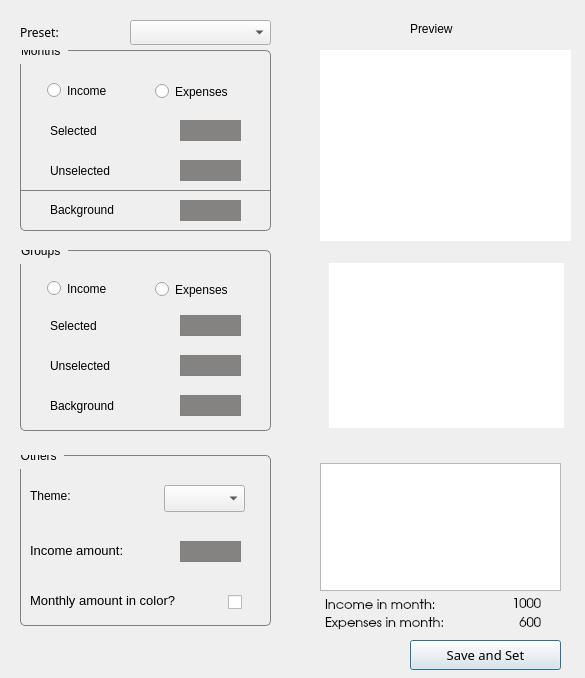
<?xml version="1.0" encoding="UTF-8"?>
<ui version="4.0">
 <class>ThemeColorsDialog</class>
 <widget class="QDialog" name="ThemeColorsDialog">
  <property name="geometry">
   <rect>
    <x>0</x>
    <y>0</y>
    <width>585</width>
    <height>678</height>
   </rect>
  </property>
  <property name="windowTitle">
   <string>Dialog</string>
  </property>
  <property name="styleSheet">
   <string notr="true"/>
  </property>
  <widget class="GroupPieChartColorWidget" name="widget" native="true">
   <property name="geometry">
    <rect>
     <x>329</x>
     <y>263</y>
     <width>235</width>
     <height>165</height>
    </rect>
   </property>
   <property name="styleSheet">
    <string notr="true">background-color: rgb(255, 255, 255);</string>
   </property>
  </widget>
  <widget class="MonthBarChartColorWidget" name="widget_2" native="true">
   <property name="geometry">
    <rect>
     <x>320</x>
     <y>50</y>
     <width>251</width>
     <height>191</height>
    </rect>
   </property>
   <property name="styleSheet">
    <string notr="true">background-color: rgb(255, 255, 255);</string>
   </property>
  </widget>
  <widget class="QLabel" name="labelTextPreset">
   <property name="geometry">
    <rect>
     <x>20</x>
     <y>20</y>
     <width>111</width>
     <height>24</height>
    </rect>
   </property>
   <property name="font">
    <font>
     <family>Noto Sans</family>
    </font>
   </property>
   <property name="text">
    <string>Preset:</string>
   </property>
  </widget>
  <widget class="QComboBox" name="comboBox">
   <property name="geometry">
    <rect>
     <x>130</x>
     <y>20</y>
     <width>141</width>
     <height>25</height>
    </rect>
   </property>
   <property name="font">
    <font>
     <family>Noto Sans</family>
    </font>
   </property>
  </widget>
  <widget class="QGroupBox" name="groupBoxPie">
   <property name="geometry">
    <rect>
     <x>20</x>
     <y>250</y>
     <width>251</width>
     <height>181</height>
    </rect>
   </property>
   <property name="styleSheet">
    <string notr="true">QGroupBox::title{
        padding: 1 -1px;
        padding-top: -12px;
    }

QGroupBox{
	border: 1px solid gray;
	border-radius : 5px;
   margin-top: 0.5em; 
}</string>
   </property>
   <property name="title">
    <string>Groups  </string>
   </property>
   <widget class="QLabel" name="labelTextGroupSelected">
    <property name="geometry">
     <rect>
      <x>30</x>
      <y>65</y>
      <width>111</width>
      <height>21</height>
     </rect>
    </property>
    <property name="text">
     <string>Selected</string>
    </property>
   </widget>
   <widget class="QRadioButton" name="radioGroupIncome">
    <property name="geometry">
     <rect>
      <x>27</x>
      <y>28</y>
      <width>94</width>
      <height>21</height>
     </rect>
    </property>
    <property name="text">
     <string>Income</string>
    </property>
   </widget>
   <widget class="QRadioButton" name="radioGroupOutcome">
    <property name="geometry">
     <rect>
      <x>135</x>
      <y>28</y>
      <width>101</width>
      <height>23</height>
     </rect>
    </property>
    <property name="text">
     <string>Expenses</string>
    </property>
   </widget>
   <widget class="QLabel" name="labelTextGroupUnselected">
    <property name="geometry">
     <rect>
      <x>30</x>
      <y>105</y>
      <width>111</width>
      <height>21</height>
     </rect>
    </property>
    <property name="text">
     <string>Unselected</string>
    </property>
   </widget>
   <widget class="QLabel" name="label_ColorGroupBackground">
    <property name="geometry">
     <rect>
      <x>160</x>
      <y>145</y>
      <width>61</width>
      <height>21</height>
     </rect>
    </property>
    <property name="styleSheet">
     <string notr="true">background-color: rgb(133, 130, 130);
border: 1px solid gray;</string>
    </property>
    <property name="text">
     <string/>
    </property>
   </widget>
   <widget class="QLabel" name="labelTextGroupBackground">
    <property name="geometry">
     <rect>
      <x>30</x>
      <y>145</y>
      <width>111</width>
      <height>21</height>
     </rect>
    </property>
    <property name="text">
     <string>Background</string>
    </property>
   </widget>
   <widget class="QLabel" name="label_ColorGroupSelected">
    <property name="geometry">
     <rect>
      <x>160</x>
      <y>65</y>
      <width>61</width>
      <height>21</height>
     </rect>
    </property>
    <property name="styleSheet">
     <string notr="true">background-color: rgb(133, 130, 130);
border: 1px solid gray;</string>
    </property>
    <property name="text">
     <string/>
    </property>
   </widget>
   <widget class="QLabel" name="label_ColorGroupUnselected">
    <property name="geometry">
     <rect>
      <x>160</x>
      <y>105</y>
      <width>61</width>
      <height>21</height>
     </rect>
    </property>
    <property name="styleSheet">
     <string notr="true">background-color: rgb(133, 130, 130);
border: 1px solid gray;</string>
    </property>
    <property name="text">
     <string/>
    </property>
   </widget>
  </widget>
  <widget class="QGroupBox" name="groupBoxBar">
   <property name="geometry">
    <rect>
     <x>20</x>
     <y>50</y>
     <width>251</width>
     <height>181</height>
    </rect>
   </property>
   <property name="styleSheet">
    <string notr="true">QGroupBox::title{
        padding: 1 -1px;
        padding-top: -12px;
    }

QGroupBox{
	border: 1px solid gray;
	border-radius : 5px;
   margin-top: 0.5em; 
}
</string>
   </property>
   <property name="title">
    <string>Months  </string>
   </property>
   <widget class="QLabel" name="labelTextBarSelected">
    <property name="geometry">
     <rect>
      <x>30</x>
      <y>70</y>
      <width>111</width>
      <height>21</height>
     </rect>
    </property>
    <property name="text">
     <string>Selected</string>
    </property>
   </widget>
   <widget class="QLabel" name="labelTextBarUnselected">
    <property name="geometry">
     <rect>
      <x>30</x>
      <y>110</y>
      <width>111</width>
      <height>21</height>
     </rect>
    </property>
    <property name="text">
     <string>Unselected</string>
    </property>
   </widget>
   <widget class="QLabel" name="label_ColorBarBackground">
    <property name="geometry">
     <rect>
      <x>160</x>
      <y>150</y>
      <width>61</width>
      <height>21</height>
     </rect>
    </property>
    <property name="styleSheet">
     <string notr="true">background-color: rgb(133, 130, 130);</string>
    </property>
    <property name="text">
     <string/>
    </property>
   </widget>
   <widget class="QLabel" name="label_ColorBarSelected">
    <property name="geometry">
     <rect>
      <x>160</x>
      <y>70</y>
      <width>61</width>
      <height>21</height>
     </rect>
    </property>
    <property name="styleSheet">
     <string notr="true">background-color: rgb(133, 130, 130);</string>
    </property>
    <property name="text">
     <string/>
    </property>
   </widget>
   <widget class="QLabel" name="label_ColorBarUnselected">
    <property name="geometry">
     <rect>
      <x>160</x>
      <y>110</y>
      <width>61</width>
      <height>21</height>
     </rect>
    </property>
    <property name="styleSheet">
     <string notr="true">background-color: rgb(133, 130, 130);</string>
    </property>
    <property name="text">
     <string/>
    </property>
   </widget>
   <widget class="QLabel" name="labelTextBarBackground">
    <property name="geometry">
     <rect>
      <x>30</x>
      <y>150</y>
      <width>111</width>
      <height>20</height>
     </rect>
    </property>
    <property name="text">
     <string>Background</string>
    </property>
   </widget>
   <widget class="QGroupBox" name="groupBox">
    <property name="geometry">
     <rect>
      <x>0</x>
      <y>20</y>
      <width>251</width>
      <height>121</height>
     </rect>
    </property>
    <property name="styleSheet">
     <string notr="true">QGroupBox{
	border: 1px solid gray;
	border-radius : 0px;
    border-top-style: rgba(255, 255, 255, 0);
   margin-top: 0.5em; 
}
</string>
    </property>
    <property name="title">
     <string/>
    </property>
    <widget class="QRadioButton" name="radioBarIncome">
     <property name="geometry">
      <rect>
       <x>27</x>
       <y>10</y>
       <width>94</width>
       <height>21</height>
      </rect>
     </property>
     <property name="text">
      <string>Income</string>
     </property>
    </widget>
    <widget class="QRadioButton" name="radioBarExpenses">
     <property name="geometry">
      <rect>
       <x>135</x>
       <y>10</y>
       <width>101</width>
       <height>23</height>
      </rect>
     </property>
     <property name="text">
      <string>Expenses</string>
     </property>
    </widget>
   </widget>
   <zorder>groupBox</zorder>
   <zorder>labelTextBarSelected</zorder>
   <zorder>labelTextBarUnselected</zorder>
   <zorder>label_ColorBarBackground</zorder>
   <zorder>label_ColorBarSelected</zorder>
   <zorder>label_ColorBarUnselected</zorder>
   <zorder>labelTextBarBackground</zorder>
  </widget>
  <widget class="QTableWidget" name="tableWidget">
   <property name="geometry">
    <rect>
     <x>320</x>
     <y>463</y>
     <width>241</width>
     <height>128</height>
    </rect>
   </property>
   <property name="font">
    <font>
     <pointsize>8</pointsize>
    </font>
   </property>
   <property name="tabKeyNavigation">
    <bool>false</bool>
   </property>
  </widget>
  <widget class="QGroupBox" name="groupBoxTableButtons">
   <property name="geometry">
    <rect>
     <x>20</x>
     <y>455</y>
     <width>251</width>
     <height>171</height>
    </rect>
   </property>
   <property name="styleSheet">
    <string notr="true">QGroupBox::title{
        padding: 1 -1px;
        padding-top: -12px;
    }

QGroupBox{
	border: 1px solid gray;
	border-radius : 5px;
   margin-top: 0.5em; 
}</string>
   </property>
   <property name="title">
    <string>Others  </string>
   </property>
   <widget class="QLabel" name="labelTextIncomeAmount">
    <property name="geometry">
     <rect>
      <x>10</x>
      <y>75</y>
      <width>131</width>
      <height>41</height>
     </rect>
    </property>
    <property name="font">
     <font>
      <pointsize>10</pointsize>
     </font>
    </property>
    <property name="text">
     <string>Income amount:</string>
    </property>
   </widget>
   <widget class="QLabel" name="label_ColorIncomeAmountText">
    <property name="geometry">
     <rect>
      <x>160</x>
      <y>86</y>
      <width>61</width>
      <height>21</height>
     </rect>
    </property>
    <property name="styleSheet">
     <string notr="true">background-color: rgb(133, 130, 130);
border: 1px solid gray;</string>
    </property>
    <property name="text">
     <string/>
    </property>
   </widget>
   <widget class="QCheckBox" name="checkBox">
    <property name="geometry">
     <rect>
      <x>201</x>
      <y>136</y>
      <width>21</width>
      <height>23</height>
     </rect>
    </property>
    <property name="font">
     <font>
      <pointsize>9</pointsize>
      <weight>50</weight>
      <bold>false</bold>
     </font>
    </property>
    <property name="layoutDirection">
     <enum>Qt::RightToLeft</enum>
    </property>
    <property name="text">
     <string/>
    </property>
   </widget>
   <widget class="QLabel" name="labelTextOverallTheme">
    <property name="geometry">
     <rect>
      <x>10</x>
      <y>30</y>
      <width>67</width>
      <height>21</height>
     </rect>
    </property>
    <property name="text">
     <string>Theme:</string>
    </property>
   </widget>
   <widget class="QComboBox" name="comboBoxOverallTheme">
    <property name="geometry">
     <rect>
      <x>144</x>
      <y>30</y>
      <width>81</width>
      <height>27</height>
     </rect>
    </property>
   </widget>
   <widget class="QLabel" name="labelTextCheckBox">
    <property name="geometry">
     <rect>
      <x>10</x>
      <y>120</y>
      <width>191</width>
      <height>51</height>
     </rect>
    </property>
    <property name="font">
     <font>
      <pointsize>10</pointsize>
     </font>
    </property>
    <property name="styleSheet">
     <string notr="true">background-color: rgba(0, 0, 0, 0);</string>
    </property>
    <property name="text">
     <string>Monthly amount in color?</string>
    </property>
   </widget>
   <zorder>labelTextCheckBox</zorder>
   <zorder>labelTextIncomeAmount</zorder>
   <zorder>label_ColorIncomeAmountText</zorder>
   <zorder>checkBox</zorder>
   <zorder>labelTextOverallTheme</zorder>
   <zorder>comboBoxOverallTheme</zorder>
  </widget>
  <widget class="QLabel" name="labelTextPreview">
   <property name="geometry">
    <rect>
     <x>410</x>
     <y>20</y>
     <width>101</width>
     <height>17</height>
    </rect>
   </property>
   <property name="text">
    <string>Preview</string>
   </property>
  </widget>
  <widget class="QPushButton" name="buttonSaveAndSet">
   <property name="geometry">
    <rect>
     <x>410</x>
     <y>640</y>
     <width>151</width>
     <height>30</height>
    </rect>
   </property>
   <property name="font">
    <font>
     <family>Noto Sans</family>
     <pointsize>10</pointsize>
    </font>
   </property>
   <property name="text">
    <string>Save and Set</string>
   </property>
  </widget>
  <widget class="QLabel" name="labelTextIncomeInMonth">
   <property name="geometry">
    <rect>
     <x>325</x>
     <y>595</y>
     <width>161</width>
     <height>21</height>
    </rect>
   </property>
   <property name="font">
    <font>
     <family>URW Gothic</family>
     <pointsize>10</pointsize>
    </font>
   </property>
   <property name="text">
    <string>Income in month:</string>
   </property>
  </widget>
  <widget class="QLabel" name="monthlyExpensesLabel">
   <property name="geometry">
    <rect>
     <x>500</x>
     <y>613</y>
     <width>41</width>
     <height>21</height>
    </rect>
   </property>
   <property name="font">
    <font>
     <family>URW Gothic</family>
     <pointsize>10</pointsize>
    </font>
   </property>
   <property name="text">
    <string>600</string>
   </property>
   <property name="alignment">
    <set>Qt::AlignRight|Qt::AlignTrailing|Qt::AlignVCenter</set>
   </property>
  </widget>
  <widget class="QLabel" name="labelTextExpensesInMonth">
   <property name="geometry">
    <rect>
     <x>325</x>
     <y>613</y>
     <width>161</width>
     <height>21</height>
    </rect>
   </property>
   <property name="font">
    <font>
     <family>URW Gothic</family>
     <pointsize>10</pointsize>
    </font>
   </property>
   <property name="text">
    <string>Expenses in month:</string>
   </property>
  </widget>
  <widget class="QLabel" name="monthlyIncomeLabel">
   <property name="geometry">
    <rect>
     <x>490</x>
     <y>594</y>
     <width>51</width>
     <height>21</height>
    </rect>
   </property>
   <property name="font">
    <font>
     <family>URW Gothic</family>
     <pointsize>10</pointsize>
    </font>
   </property>
   <property name="text">
    <string>1000</string>
   </property>
   <property name="alignment">
    <set>Qt::AlignRight|Qt::AlignTrailing|Qt::AlignVCenter</set>
   </property>
  </widget>
  <widget class="QLabel" name="label_Info">
   <property name="geometry">
    <rect>
     <x>20</x>
     <y>650</y>
     <width>251</width>
     <height>16</height>
    </rect>
   </property>
   <property name="text">
    <string/>
   </property>
  </widget>
 </widget>
 <customwidgets>
  <customwidget>
   <class>GroupPieChartColorWidget</class>
   <extends>QWidget</extends>
   <header>themecolorsdialog.h</header>
   <container>1</container>
  </customwidget>
  <customwidget>
   <class>MonthBarChartColorWidget</class>
   <extends>QWidget</extends>
   <header>themecolorsdialog.h</header>
   <container>1</container>
  </customwidget>
 </customwidgets>
 <tabstops>
  <tabstop>comboBox</tabstop>
  <tabstop>radioBarIncome</tabstop>
  <tabstop>radioBarExpenses</tabstop>
  <tabstop>radioGroupIncome</tabstop>
  <tabstop>radioGroupOutcome</tabstop>
  <tabstop>checkBox</tabstop>
  <tabstop>buttonSaveAndSet</tabstop>
  <tabstop>tableWidget</tabstop>
 </tabstops>
 <resources/>
 <connections/>
</ui>
